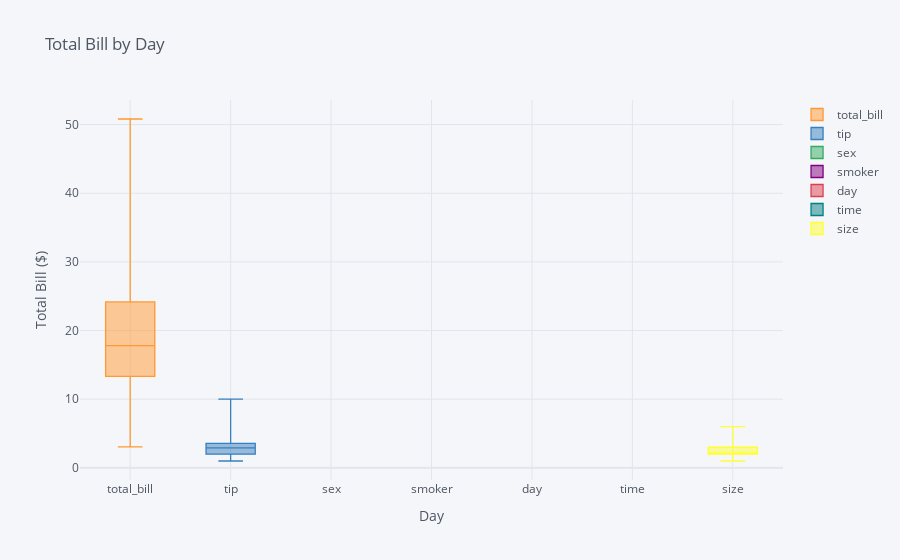

Notebook code cell kept with this figure:
### Code cell
tips.iplot(kind='box',
           x='day',
           y='total_bill',
           title='Total Bill by Day',
           xTitle='Day',
           yTitle='Total Bill ($)')

### Figure 1 — Plotly figure (JSON) as saved in the notebook; plotly's stock layout.template omitted (floating-point values rounded to 4 significant figures; data arrays with more than 128 entries replaced by an {"elided": "..."} marker saying what was removed)
{"data": [{"boxpoints": false, "line": {"width": 1.3}, "marker": {"color": "rgba(255, 153, 51, 1.0)"}, "name": "total_bill", "orientation": "v", "type": "box", "y": {"elided": "244 float values"}}, {"boxpoints": false, "line": {"width": 1.3}, "marker": {"color": "rgba(55, 128, 191, 1.0)"}, "name": "tip", "orientation": "v", "type": "box", "y": {"elided": "244 float values"}}, {"boxpoints": false, "line": {"width": 1.3}, "marker": {"color": "rgba(50, 171, 96, 1.0)"}, "name": "sex", "orientation": "v", "type": "box", "y": {"elided": "244 str values"}}, {"boxpoints": false, "line": {"width": 1.3}, "marker": {"color": "rgba(128, 0, 128, 1.0)"}, "name": "smoker", "orientation": "v", "type": "box", "y": {"elided": "244 str values"}}, {"boxpoints": false, "line": {"width": 1.3}, "marker": {"color": "rgba(219, 64, 82, 1.0)"}, "name": "day", "orientation": "v", "type": "box", "y": {"elided": "244 str values"}}, {"boxpoints": false, "line": {"width": 1.3}, "marker": {"color": "rgba(0, 128, 128, 1.0)"}, "name": "time", "orientation": "v", "type": "box", "y": {"elided": "244 str values"}}, {"boxpoints": false, "line": {"width": 1.3}, "marker": {"color": "rgba(255, 255, 51, 1.0)"}, "name": "size", "orientation": "v", "type": "box", "y": {"elided": "244 int values"}}], "layout": {"autosize": true, "legend": {"bgcolor": "#F5F6F9", "font": {"color": "#4D5663"}}, "paper_bgcolor": "#F5F6F9", "plot_bgcolor": "#F5F6F9", "title": {"font": {"color": "#4D5663"}, "text": "Total Bill by Day"}, "xaxis": {"autorange": true, "gridcolor": "#E1E5ED", "range": [-0.5, 6.5], "showgrid": true, "tickfont": {"color": "#4D5663"}, "title": {"font": {"color": "#4D5663"}, "text": "Day"}, "type": "category", "zerolinecolor": "#E1E5ED"}, "yaxis": {"autorange": true, "gridcolor": "#E1E5ED", "range": [-1.767, 53.58], "showgrid": true, "tickfont": {"color": "#4D5663"}, "title": {"font": {"color": "#4D5663"}, "text": "Total Bill ($)"}, "type": "linear", "zerolinecolor": "#E1E5ED"}}}
